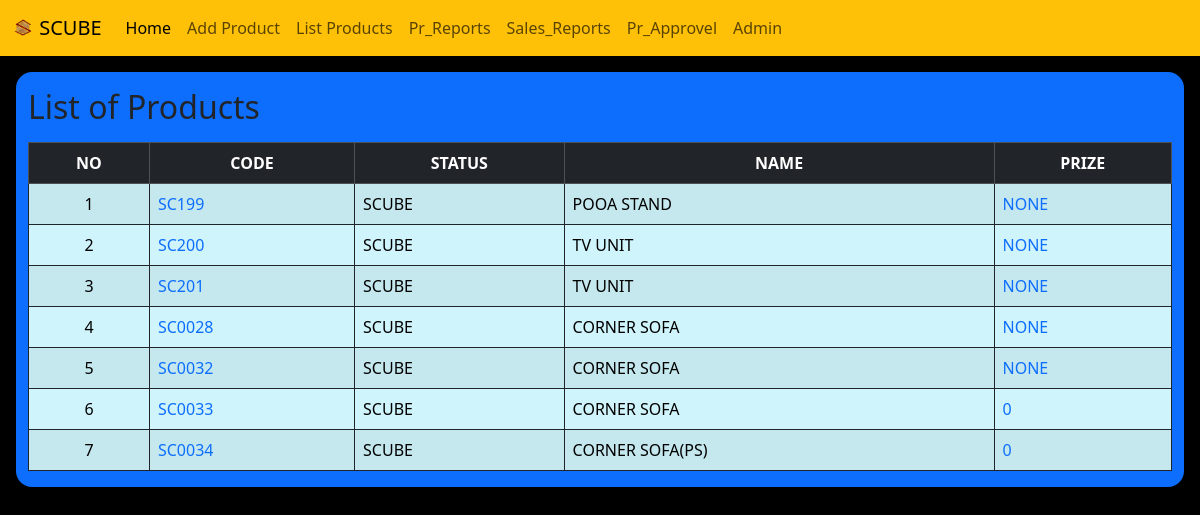
The page /list/ on the database as committed earlier.
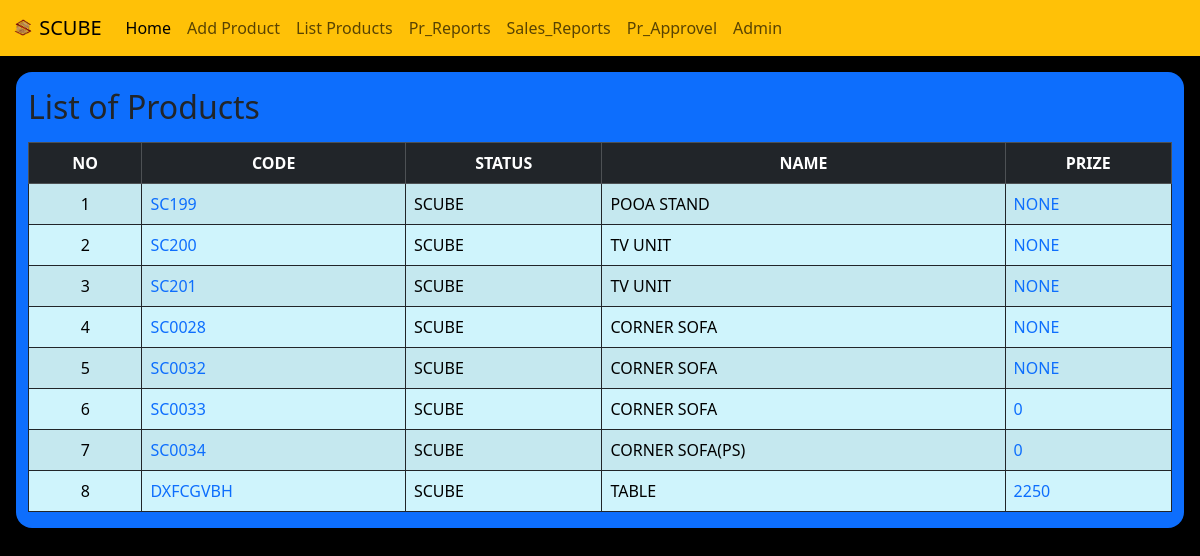
The same page on the database as committed later.
### manager/models.py (models this page shows)
class Scube_ss(models.Model):
    code=models.CharField(max_length=50 ,null=True)
    Catogory= models.CharField(choices=Catogory_choice , max_length=50 ,null=True )
    name=models.CharField(max_length=50 ,null=True)
    size=models.CharField(max_length=50 ,null=True,blank=True)
    prize=models.IntegerField(null=True,blank=True)
    material=models.CharField(max_length=50 ,null=True)
    color=models.CharField(max_length=50 ,null=True,blank=True)
    pr_date=models.DateField(null=True)
    sl_date=models.DateField(null=True, blank=True)
    status= models.CharField(choices=status_choice , max_length=50 ,null=True )
    image=models.ImageField(upload_to='images/',blank=True)
    def __str__(self):
        return self.name

### manager/views.py (the view)
# urls.py: path('list/',views.list,name='list'),
def list(request):
    ls_data=Scube_ss.objects.exclude(status="SALE" ).order_by('code')
    print(ls_data)
    return render(request,'list.html',{'prod':ls_data})

### manager/templates/list.html
{% extends 'blank_layout.html' %}
{% load static %}
{% block content %}
<div class="m-3">
  <section class="container-fluid bg-primary rounded-4  ">
    <div class="row mt-2  pt-2">
      <DIV class="COL-12 mt-2">
        <h2>List of Products</h2>
      </DIV>
      <div class="col-12 col-md-12 mt-2">
        <table class="table table-hover table-info table-striped table-bordered border-dark  ">
          <thead class="table-dark text-center ">
            <tr>
              <th scope="col">NO</th>
              <th>CODE</th>
              <th>STATUS</th>
              <th>NAME</th>
              <th>PRIZE</th>
            </tr>
          </thead>
          <tbody>
            {% for product_obj in prod %}
            <tr>
              <td class="text-center">{{ forloop.counter }}</td>
              <td> <a style="text-decoration: none ; " href="{% url 'details' product_obj.id %}">
                  {{product_obj.code |upper}}</a></td>
              <td>{{product_obj.status |upper}}</td>
              <td>{{product_obj.name |upper}}</td>
              <td> <a style="text-decoration: none ; " href="{% url 'edit' product_obj.id %}">
                  {{product_obj.prize |upper}}</td>
            </tr>
            {% endfor %}
        </table>
      </div>
    </div>
  </section>
</div>
{% endblock %}

Rows that differ between the two databases and show on the page:
added Scube_ss: code "DXFCGVBH", status "SCUBE", name "TABLE", prize "2250"
